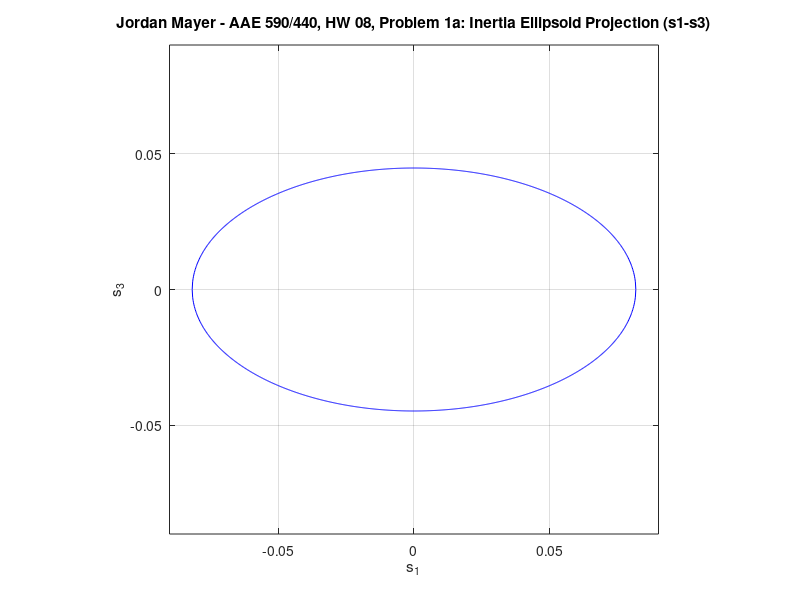
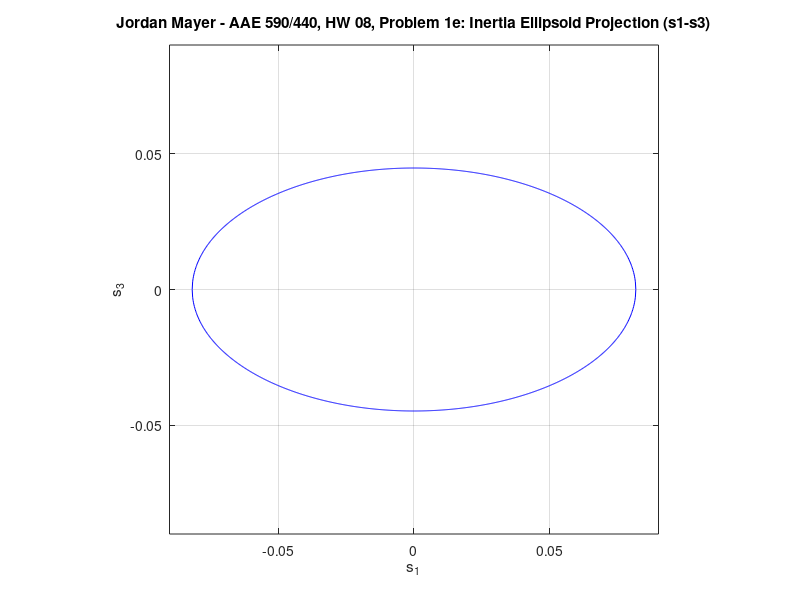
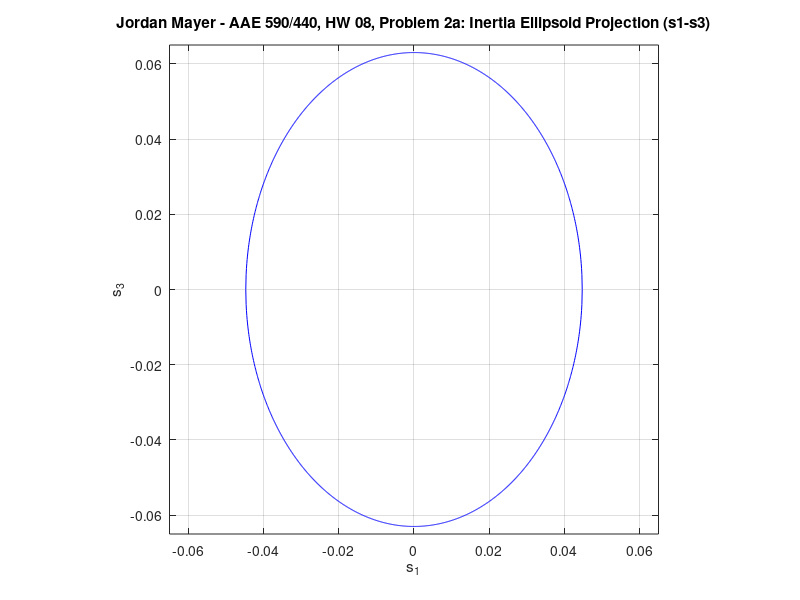
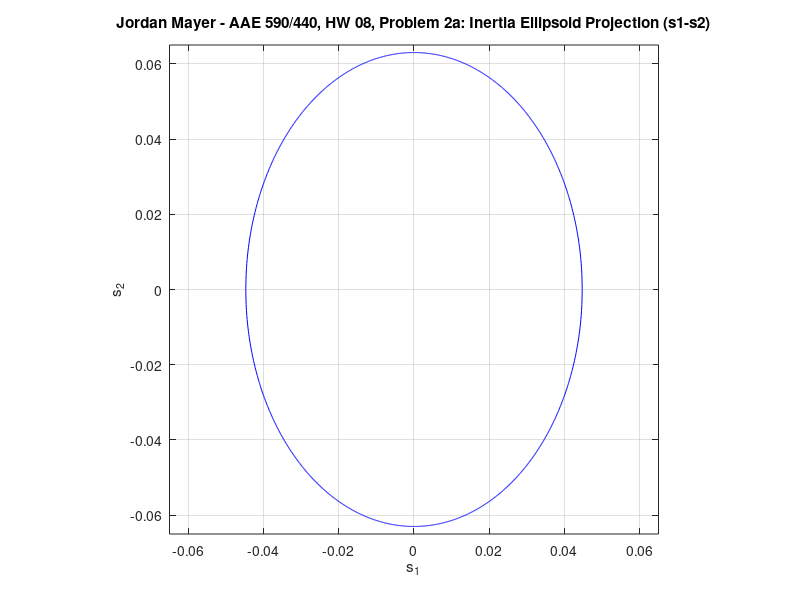

These figures' MATLAB source, in order: (Note: this script raises an error after producing the figures.)
%%%%%
% Jordan Mayer
% AAE 590: Spacecraft Attitude Dynamics
% HW 08
%
% Perform numerical simulations and plot results.
% Perform basic arithmetic to obtain and verify other results.
%%%%%

%% Preliminary setup

close all; clear all; format compact; format short; rehash toolbox;

%% Problem 1
fprintf('\nProblem 1:\n');

fprintf('\nPart a:\n\n');

I_S_Sstar = [150 500 500];  % principal moments of inertia, kg*m^2

% calculate semi-diameters on corresponding axes
alpha = 1./sqrt(I_S_Sstar)
scale = 0.09;

% plot s1-s3 projection
x1 = linspace(-alpha(1),alpha(1),1000);
x3 = sqrt(1/I_S_Sstar(3) * (1 - I_S_Sstar(1)*x1.^2));
figure();
plot(x1, x3, '-b'); hold on; plot(x1, -x3, '-b');  % include negative sqrts
title('Jordan Mayer - AAE 590/440, HW 08, Problem 1a: Inertia Ellipsoid Projection (s1-s3)')
xlabel('s_1'); ylabel('s_3'); grid on; hold on;
axis square; axis([-1 1 -1 1] * scale);

% calculate angular velocity and momentum
N_omega_S = [2*cosd(45), 0, 2*sind(45)]  % rad/s, in s_hat frame
N_H_S_Sstar = [I_S_Sstar(1)*N_omega_S(1), 0, I_S_Sstar(3)*N_omega_S(3)]
  % kg*m^2/s, in s_hat frame
angle = atand(N_H_S_Sstar(3)/N_H_S_Sstar(1))
  % angle of N_H_S_Sstar with s_hat_1, deg
  
fprintf('\nPart b:\n\n');

% calculate precession rate, spin rate, and nutation angle
H = norm(N_H_S_Sstar);  % kg*m^2/s
I = I_S_Sstar(2);  % kg*m^2
J = I_S_Sstar(1);  % kg*m^2
p = H/I  % precession rate, rad/s
s = (I-J)/I * N_omega_S(1)  % spin rate, rad/s
phi = acosd(J*s/((I-J)*p))  % nutation angle, deg

% calculate angles at t = 0.2 s
beta_t02 = rad2deg(p*0.2)  % precession angle, deg
psi_t02 = rad2deg(s*0.2)  % spin angle, deg

% calculate angles at t = 1 s
beta_t10 = rad2deg(p)  % precession angle, deg
psi_t10 = rad2deg(s)  % spin angle, deg

fprintf('\nPart c:\n\n');

% calculate Euler parameters at t = 0.2 s
psi = psi_t02; beta = beta_t02;
N_curlE_S = zeros(1,4);  % vector component in c_hat frame
N_curlE_S(1) = cosd(phi)*sind(beta/2)*cosd(psi/2) + cosd(beta/2)*sind(psi/2)
N_curlE_S(2) = sind(phi)*sind(psi/2)*sind(beta/2)
N_curlE_S(3) = -sind(phi)*sind(beta/2)*cosd(psi/2)
N_curlE_S(4) = cosd(beta/2)*cosd(psi/2) - cosd(phi)*sind(beta/2)*sind(psi/2)
N_curlE_S_check = sum(N_curlE_S.^2)  % should be 1 (it is!)
C_C_S = [1 0 0; 0, cosd(psi), -sind(psi); 0, sind(psi), cosd(psi)]
N_curlE_S(1:3) = N_curlE_S(1:3)*C_C_S

% calculate Euler parameters at t = 1.0 s
psi = psi_t10; beta = beta_t10;
N_curlE_S = zeros(1,4);  % vector component in c_hat frame
N_curlE_S(1) = cosd(phi)*sind(beta/2)*cosd(psi/2) + cosd(beta/2)*sind(psi/2)
N_curlE_S(2) = sind(phi)*sind(psi/2)*sind(beta/2)
N_curlE_S(3) = -sind(phi)*sind(beta/2)*cosd(psi/2)
N_curlE_S(4) = cosd(beta/2)*cosd(psi/2) - cosd(phi)*sind(beta/2)*sind(psi/2)
N_curlE_S_check = sum(N_curlE_S.^2)  % should be 1 (it is!)
C_C_S = [1 0 0; 0, cosd(psi), -sind(psi); 0, sind(psi), cosd(psi)]
N_curlE_S(1:3) = N_curlE_S(1:3)*C_C_S

% Part e: plot inertia ellipsoid projection again,
%         for drawing space/body cones
figure();
plot(x1, x3, '-b'); hold on; plot(x1, -x3, '-b');  % include negative sqrts
title('Jordan Mayer - AAE 590/440, HW 08, Problem 1e: Inertia Ellipsoid Projection (s1-s3)')
xlabel('s_1'); ylabel('s_3'); grid on; hold on;
axis square; axis([-1 1 -1 1] * scale);

%% Problem 3
fprintf('\nProblem 3:\n');

fprintf('\nPart a:\n\n');

I = [500 252 252]  % principal MOI's, kg*m^2

% calculate inertia ellipsoid semi-diameters on corresponding axes
alpha = I.^(-1/2)

% plot inertia ellipsoid projections
scale = [-1 1 -1 1] * 0.065;

% s1-s3 projection
x1 = linspace(-alpha(1),alpha(1),1000);
x3 = sqrt(1/I(3) * (1 - I(1)*x1.^2));
figure();
plot(x1, x3, '-b'); hold on; plot(x1, -x3, '-b');  % include negative sqrts
title('Jordan Mayer - AAE 590/440, HW 08, Problem 2a: Inertia Ellipsoid Projection (s1-s3)')
xlabel('s_1'); ylabel('s_3'); grid on;
axis square; axis(scale)

% s1-s2 projection
x2 = sqrt(1/I(2) * (1 - I(1)*x1.^2));
figure();
plot(x1, x2, '-b'); hold on; plot(x1, -x2, '-b');  % include negative sqrts
title('Jordan Mayer - AAE 590/440, HW 08, Problem 2a: Inertia Ellipsoid Projection (s1-s2)')
xlabel('s_1'); ylabel('s_2'); grid on;
axis square; axis(scale)

% s2-s3 projection
x2 = linspace(-alpha(2),alpha(2),1000);
x3 = sqrt(1/I(3) * (1 - I(2)*x2.^2));
figure();
plot(x2, x3, '-b'); hold on; plot(x2, -x3, '-b');  % include negative sqrts
title('Jordan Mayer - AAE 590/440, HW 08, Problem 2a: Inertia Ellipsoid Projection (s2-s3)')
xlabel('s_2'); ylabel('s_3'); grid on;
axis square; axis(scale)

fprintf('\nPart b:\n\n');

N_H_S_Sstar = [I(1)*N_omega_S(1), 0, I(3)*N_omega_S(3)]
  % angular momentum vector in s_hat frame, kg*m^2/s
phi = atand(N_H_S_Sstar(3)/N_H_S_Sstar(1))  % nutation angle, deg

fprintf('\nPart c:\n\n');

p = norm(N_H_S_Sstar)/I(2)  % precession rate, rad/s
s = (I(2) - I(1))/I(2) * N_omega_S(1)  % spin rate, rad/s

%% Problem 3
fprintf('\nProblem 3:\n\n');

% numerically simulate dynamic and kinematic differential equations
% simultaneously
% NOTE: this code gets results for parts a, b, and d together
% set initial conditions (vectors in s_hat frame)
q_0 = [0 0 0 1];
w_0 = [2 1 -1];  % rad/s
C_0 = eye(3);  % initial direction cosine matrix from N to S
y_0 = [q_0 w_0 C_0(1,:) C_0(2,:) C_0(3,:)].';  % initial state vector

% numerically integrate
t_0 = 0;  % initial time, s
t_f = 30;  % final time, s
t_span = [t_0 t_f];  % span of time to integrate over
options = odeset('RelTol', 1e-7, 'AbsTol', 1e-10);
  % error tolerance is set to 10^(-7)
[t, y] = ode45('hw08_numint_all', t_span, y_0, options);

% extract states (vectors in s_hat frame)
q1 = y(:,1);
q2 = y(:,2);
q3 = y(:,3);
q4 = y(:,4);
w1 = y(:,5);  % rad/s
w2 = y(:,6);  % rad/s
w3 = y(:,7);  % rad/s
C11 = y(:,8);
C21 = y(:,11);
C31 = y(:,14);

n = size(y,1);  % number of output stats
beta = zeros(n,1);  % precession angle, deg
sigma = zeros(n,1);  % nutation angle, deg
beta(1) = 0; sigma(1) = 0;  % initial conditions
                            % (avoid divide by zero in for loop)

k = 1;
for k=2:n
    
    % get nutation angle
    sigma_k = acosd(C11(k));  % deg
    % adjust to convention (0deg < sigma < 180deg)
    if sigma_k < -180
        sigma_k = 360 + sigma_k;
    elseif sigma_k < 0
        sigma_k = -sigma_k;
    elseif sigma_k >= 180
        sigma_k = -(sigma_k - 360);
    end
    if (sigma_k < 0 || sigma_k > 180)
        error('sigma_k is not b/w 0 and 180!');
    end
    
    % get precession angle
    beta_k = zeros(2,2);  % top row: 2 options from inverse sine
                          % bottom row: 2 options from inverse cosine
    beta_k(1,1) = asind(C31(k)/sind(sigma_k));  % deg
    beta_k(1,2) = 180 - beta_k(1,1);  % deg
    beta_k(2,1) = acosd(C21(k)/sind(sigma_k));  % deg
    beta_k(2,2) = -beta_k(2,1);  % deg
    % ensure between -180 and 180 (for comparison and plotting)
    for e=1:4
        while (beta_k(e) < -180)
            beta_k(e) = beta_k(e) + 360;
        end
        while (beta_k(e) > 180)
            beta_k(e) = beta_k(e) - 360;
        end
    end
    % choose value with least difference between inverse sine result and
    % inverse cosine result
    diff_11 = abs(beta_k(1,1) - beta_k(2,1));
    diff_12 = abs(beta_k(1,1) - beta_k(2,2));
    diff_21 = abs(beta_k(1,2) - beta_k(2,1));
    diff_22 = abs(beta_k(1,2) - beta_k(2,2));
    diff_min = min([diff_11 diff_12 diff_21 diff_22]);
    if diff_11 == diff_min || diff_12 == diff_min
        beta_k = beta_k(1,1);  % deg
    elseif diff_21 == diff_min || diff_22 == diff_min
        beta_k = beta_k(1,2);  % deg
    else
        disp(diff_11); disp(diff_12); disp(diff_21); disp(diff_22); disp(beta_k);
        error('no matching values for beta_k!');
    end
    
    sigma(k) = sigma_k;
    beta(k) = beta_k;
end

% create plots

% plot angular velocities
figure();
plot(t, w1, '-b'); hold on; plot(t, w2, '-r');
plot(t, w3, '-g');
title('Jordan Mayer - AAE 590/440, HW 08, Problem 3a: Zero-Torque Results');
xlabel('Time (s)'); ylabel('Angular Velocity (rad/s)'); grid on;
ylim([-2.5 2.5]);
legend('s-hat_1 component', 's-hat_2 component', 's-hat_3 component');

% plot precession and nutation angles (beta, sigma)
figure();
plot(t, beta, '-b'); hold on; plot(t, sigma, '-r');
title('Jordan Mayer - AAE 590/440, HW 08, Problem 3b: Zero-Torque Results');
xlabel('Time (s)'); ylabel('Angle (deg)'); grid on;
legend('precession (beta)', 'nutation (sigma)');

% plot direction cosine components
figure();
plot(C21, C31, '-b');
title('Jordan Mayer - AAE 590/440, HW 08, Problem 3d: Zero-Torque Results');
xlabel('C_{21}'); ylabel('C_{31}'); grid on;
axis square; axis([-1 1 -1 1]);

% get results for times 0.2 s and 1.0 s
ind_t02 = find(abs(t - 0.2) < 0.005);  % index for t = 0.2 s
C21_t02 = C21(ind_t02)
C31_t02 = C31(ind_t02)
beta_t02 = beta(ind_t02)
ind_t10 = find(abs(t - 1.0) < 0.005);  % index for t = 1.0 s
C21_t10 = C21(ind_t10)
C31_t10 = C31(ind_t10)
beta_t10 = beta(ind_t10)